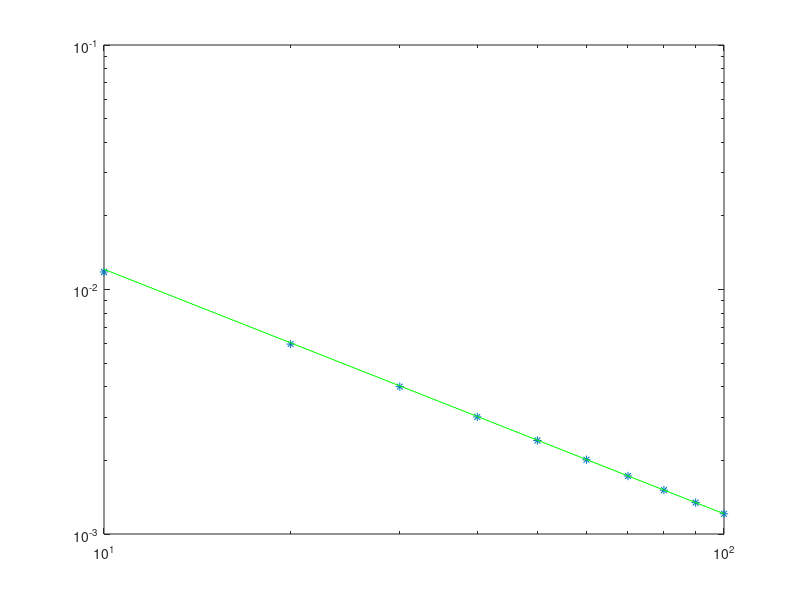

Write the MATLAB code that produced this figure.
clear all
close all

m=501;
tstar=1;
a=pi/4;
b=pi/2;
x=linspace(a,b,m)';
h=(b-a)/(m-1);

A = toeplitz(sparse([1,1],[1,2],[-2,1]/(h^2),1,m));
d=1/4;
A(1,1:2)=[-2,2]/h^2;
A(m,m-1:m)=[0,0];

tsrange=10:10:100;
count=0;
for ts=tsrange
    count=count+1;
    k=tstar/ts;
    tol=k^2;
    y0=sin(2*x);
    t=linspace(0,tstar,ts+1);
    y=NaN(m,ts+1);
    y(:,1)=y0;
    
    F=@(y,yn,t) y - yn - k*(d*(A*y) - [y(1:m-1);0].^2 + exp(-2*t)*(sin(2*x)).^2);
    J= @(y) speye(m) - k*(d*A - diag(2*[y(1:m-1);0]));
   
    
    for n=1:ts
        yn=y(:,n);
        yn1=yn;
        res=-J(yn1)\F(yn1,yn,t(n+1));
        while (norm(res,inf)>tol)
            yn1=yn1+res;
            res=-J(yn1)\F(yn1,yn,t(n+1));
        end
        yn1=yn1+res;
        y(:,n+1)=yn1;
    end
    
    err(count)=norm(y(:,ts+1)-exp(-1)*sin(2*x),inf);
    
end

loglog(tsrange,err,'*',tsrange,err(end)*(tsrange/tsrange(end)).^(-1),'g')
